Frame 1 (no input): blank canvas, image omitted
Frame 60 (no input): blank canvas, image omitted
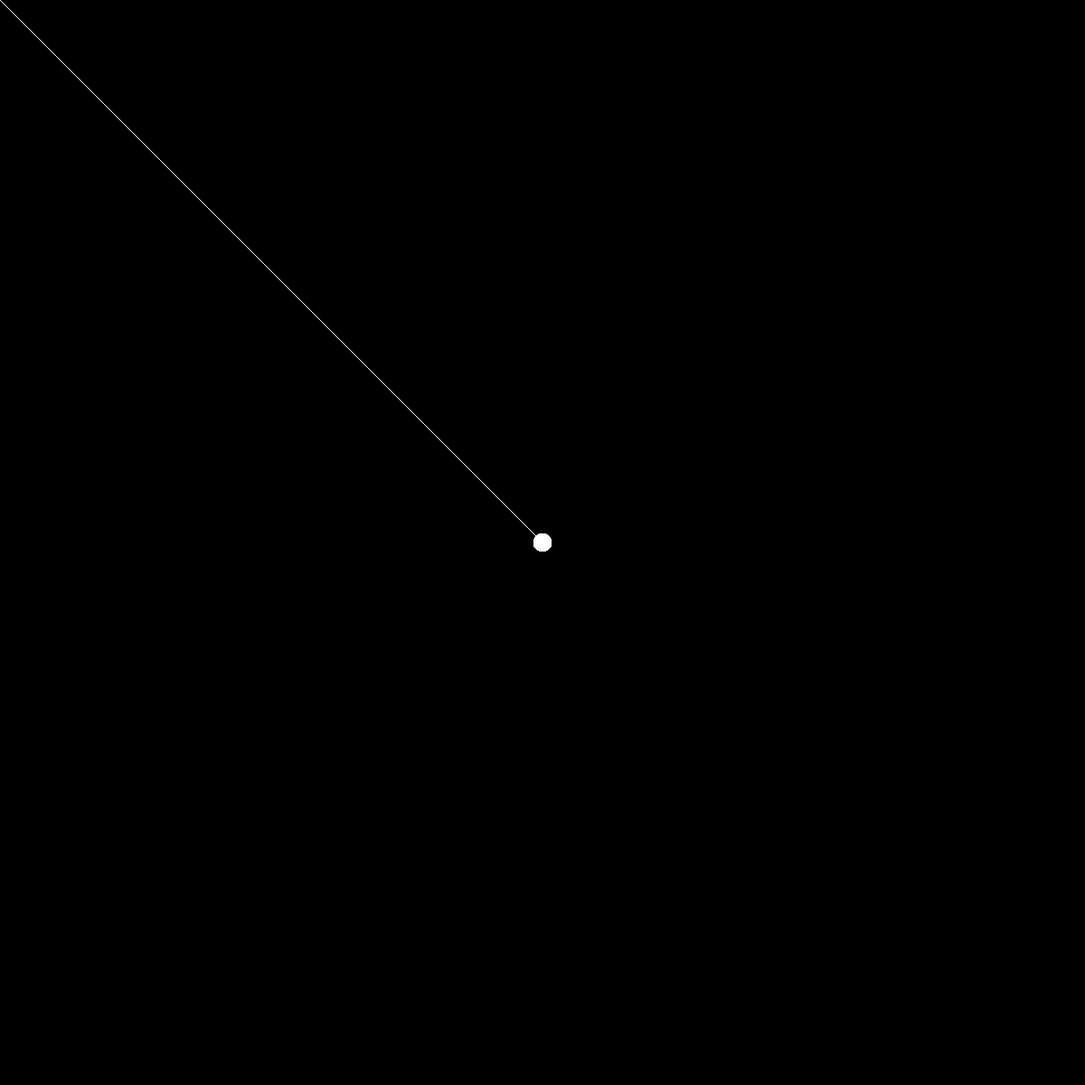
Frame 120 (the mouse pressed at the canvas centre since frame 60)

The p5.js sketch whose frames 1 and 60 were blank and that drew this single picture after the mouse press (run headless with seeded random() and noise() and a simulated clock; from frame 60 on, the mouse is pressed at the canvas centre):

// p5.js sketch
// ── sketch.js
function setup(){

    createCanvas(1200,1200)
    background(0)

}

function draw(){

    if (mouseIsPressed) {
        stroke(255)

        let d = dist(mouseX, mouseY, pmouseX, pmouseY)
        let sw = map(d, 0, 20, 20, 1)
        strokeWeight(sw)
        line (mouseX , mouseY, pmouseX, pmouseY )
    }


}
